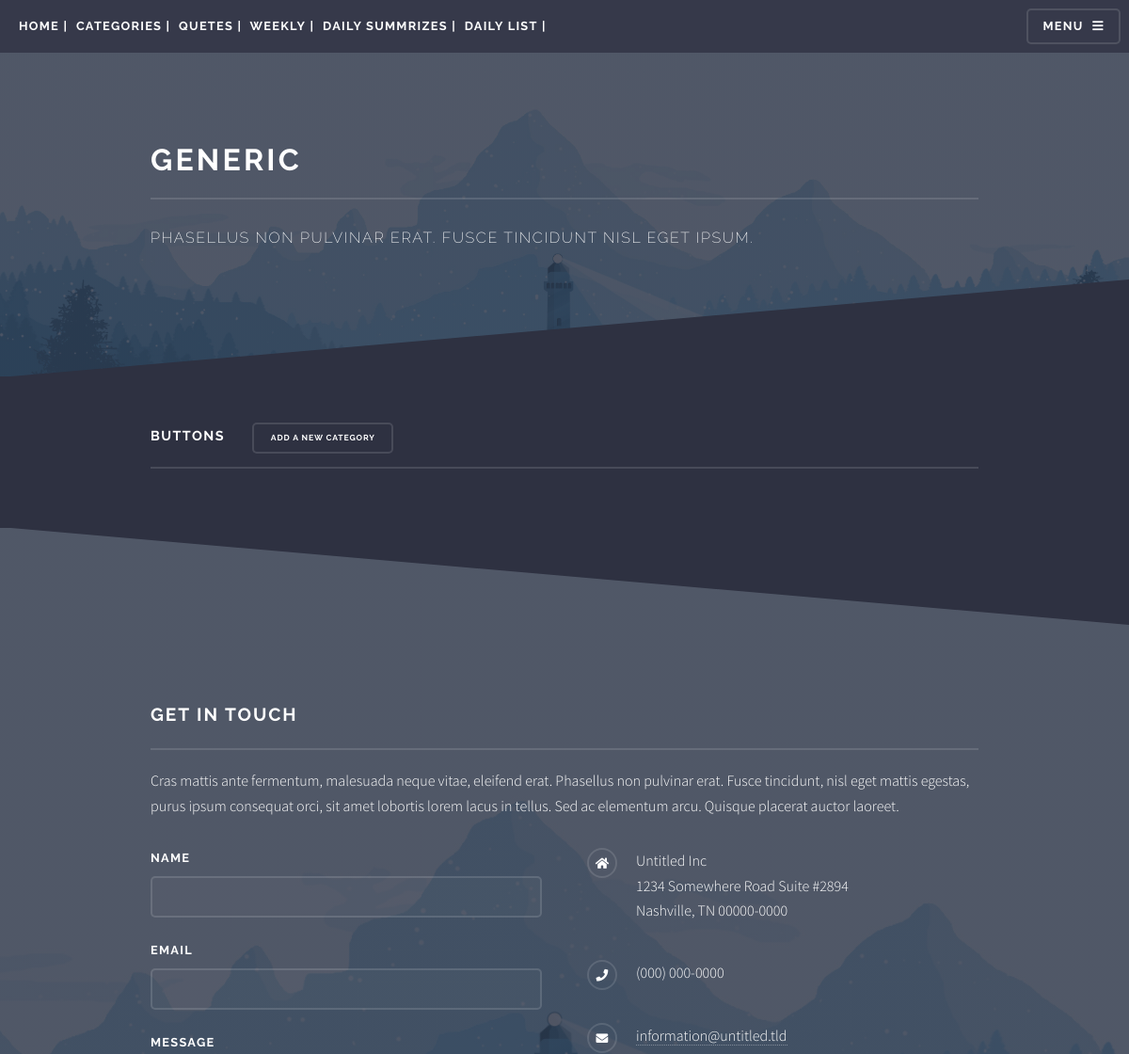
Before: /user/list_categories (signed in, upper part) with the older database file.
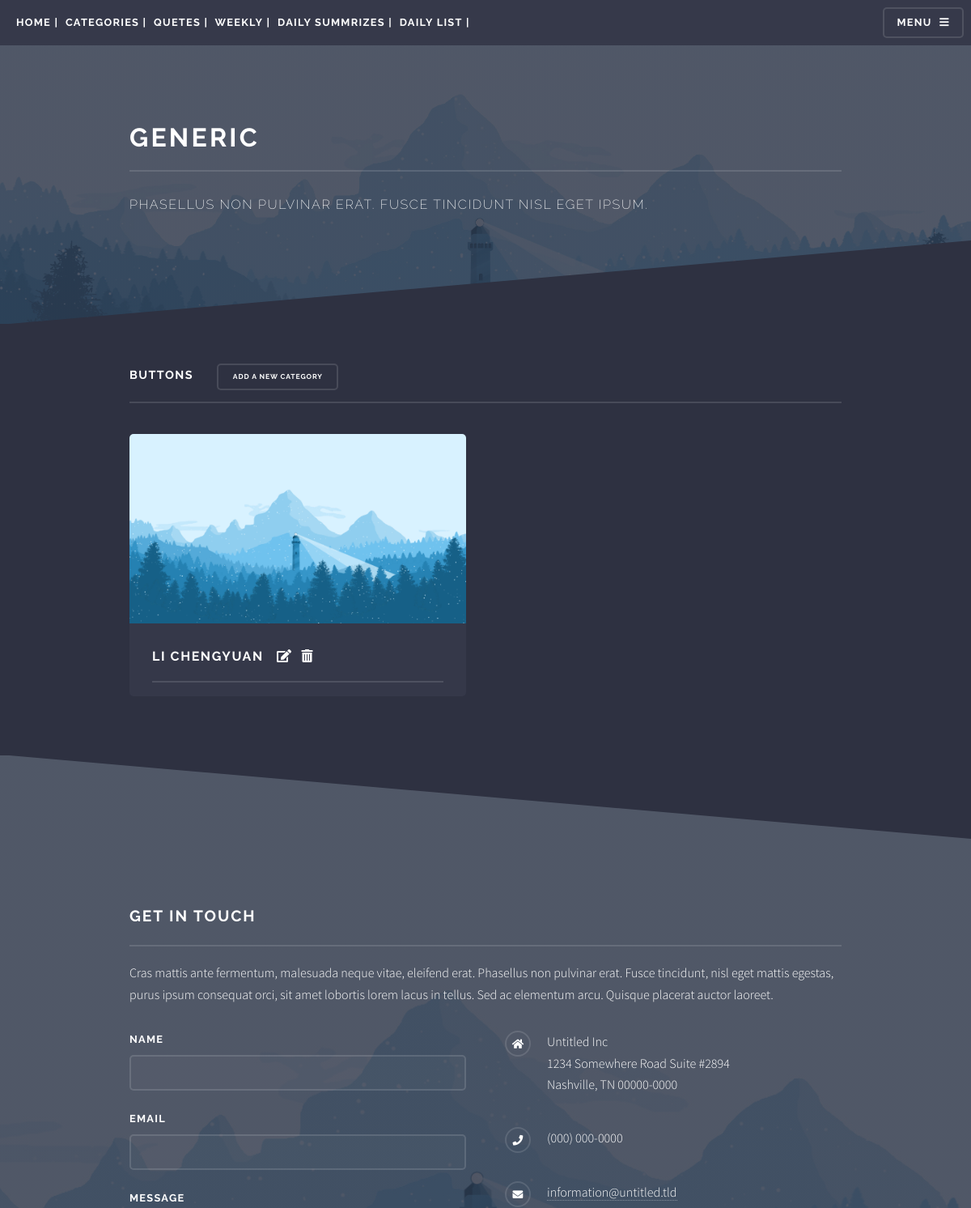
After: the same page with the newer database file.
### todos/models.py (models this page shows)
class Category(models.Model):
    name = models.CharField(max_length=30,default=True)
    pic = ProcessedImageField(upload_to='categorypics',
                              default='categories/pic01.jpg',
                              processors=[ResizeToFill(506,295)])
    user = models.ForeignKey(User,to_field = 'id',on_delete=models.CASCADE,default= 2)

### user/views.py (the view)
# urls.py: path('list_categories', views.list_categories, name='list_categories'),
def list_categories(request):
    user = request.user
    categories = Category.objects.filter(user_id = user.id)
    context = {'categories':categories, 'type':'list_categories'}
    return render(request, 'userbase.html',context)

### templates/userbase.html (shortened to what this page needs)
<!DOCTYPE HTML>
<html>
	<head>
		<link rel="stylesheet" href="/static/assets/css/main.css" />
	</head>
	<body class="is-preload">
			<div id="page-wrapper">
					<header id="header">
						<h1><a href="index">Home</a>&nbsp;|&nbsp;
                        <a href="/user/list_categories">Categories</a>&nbsp;|&nbsp;
                        <a href="index">Quetes</a>&nbsp;|&nbsp;
                        <a href="index">Weekly</a>&nbsp;|&nbsp;
                        <a href="index">Daily Summrizes</a>&nbsp;|&nbsp;
                        <a href="/todos/list_todo">Daily list</a>&nbsp;|&nbsp;
                        </h1>
						<nav>
							<a href="#menu">Menu</a>
						</nav>
					</header>
					<section id="wrapper">
						<header>
							<div class="inner">
								<h2>Generic</h2>
								<p>Phasellus non pulvinar erat. Fusce tincidunt nisl eget ipsum.</p>
							</div>
						</header>
                        {% if type == "list_categories"%}
							<div class="wrapper">
								<div class="inner">
                                    <h3 class="major">Buttons &nbsp;&nbsp;&nbsp;&nbsp;
                                    <a href="add_categories" class="button small">Add a new category</a>
                                    </h3>
                                    <section class="features">
                                        {% for categories in categories %}
                                        <article>
                                            <a href="#" class="image"> <img src= "{{MEDIA_URL}}{{categories.pic}}" /></a>
                                            <h1 class="major">{{categories.name}}&nbsp;&nbsp;
                                                <a href="/user/update_categories?category_id={{categories.id}}" class="fas fa-edit"></a>&nbsp;
                                                <a href="/user/delete_categories?category_id={{categories.id}}" class="fas fa-trash-alt"></a>
                                            </h1>
                                        </article>
                                        {% endfor %}
                                    </section>
								</div>
							</div>
                        {% endif %}
					</section>
					<section id="footer">
						<div class="inner">
							<h2 class="major">Get in touch</h2>
							<p>Cras mattis ante fermentum, malesuada neque vitae, eleifend erat. Phasellus non pulvinar erat. Fusce tincidunt, nisl eget mattis egestas, purus ipsum consequat orci, sit amet lobortis lorem lacus in tellus. Sed ac elementum arcu. Quisque placerat auctor laoreet.</p>
							<form method="post" action="#">
								<div class="fields">
									<div class="field">
										<label for="name">Name</label>
										<input type="text" name="name" id="name" />
									</div>
									<div class="field">
										<label for="email">Email</label>
										<input type="email" name="email" id="email" />
									</div>
									<div class="field">
										<label for="message">Message</label>
									</div>
								</div>
							</form>
							<ul class="contact">
								<li class="icon solid fa-home">
									Untitled Inc<br />
									1234 Somewhere Road Suite #2894<br />
									Nashville, TN 00000-0000
								</li>
								<li class="icon solid fa-phone">(000) 000-0000</li>
								<li class="icon solid fa-envelope"><a href="#">information@untitled.tld</a></li>
							</ul>
						</div>
					</section>
			</div>
	</body>
</html>

Changed rows visible on the page:
added Category: pic (picture), name "LI CHENGYUAN"
